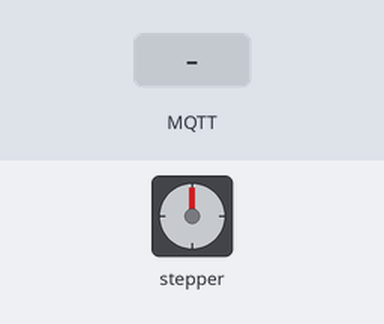
This sketch was run on a simulated ESP8266 (NodeMCU). On the bench: stepper motor. The inputs (shaded band) are chosen by the test bench. WiFi joins after 1.5 s; servers stay silent unless stated; random numbers use the default seed unless the sketch sets one; no MQTT or app messages arrive unless stated; stepper angles assume 200 steps per turn; what the sketch prints to the serial monitor is not drawn.

Above: at 2.7 s.
2.8 s: MQTT message "5" arrives on the first subscribed topic
At 2.95 s:
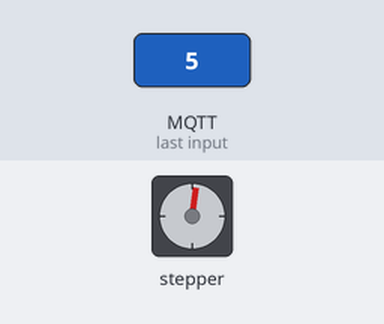
At 3.55 s:
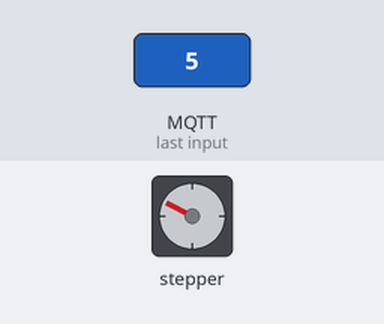
5.8 s: MQTT message "90" arrives on the first subscribed topic
At 6.25 s:
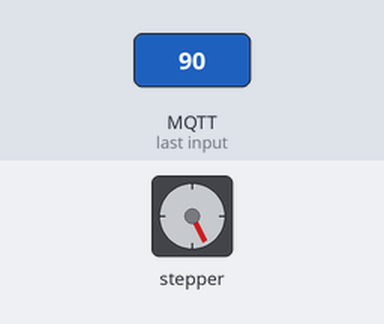
8.8 s: MQTT message "-" arrives on the first subscribed topic
Timing chart, 0 to 11.8 s (numbered marks = the images above; inputs shaded):
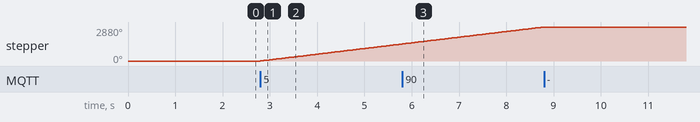

The sketch:

sketch_apr03b_wifi.ino
```cpp
#include <Stepper.h>
#include <ESP8266WiFi.h>
#include <PubSubClient.h>

const int STEPS_PER_ROTOR_REV = 200;
const int GEAR_REDUCTION = 64;
const float STEPS_PER_OUT_REV = 200;
const int stepsPerRevolution = 200;

String mqttuser =  "admin";                              // from CloudMQTT account data
String mqttpass =  "cthdth123";

Stepper steppermotor(STEPS_PER_OUT_REV,  5, 4, 14, 12);

const char* ssid = "4bc017";
const char* password = "cthdth123";
const char* mqtt_server = "192.168.0.11";

WiFiClient espClient;
PubSubClient client(espClient);
long lastMsg = 0;
char msg[50];
int value = 0;
String tmpTopic;
String strplayload;
bool start_on = false;

void setup_wifi() {
  delay(10);
  // We start by connecting to a WiFi network
  Serial.println();
  Serial.print("Connecting to ");
  Serial.println(ssid);

  WiFi.begin(ssid, password);
  while (WiFi.status() != WL_CONNECTED) {
    delay(500);
    Serial.print(".");
  }

  randomSeed(micros());
  Serial.println(WiFi.localIP());
}
void callback(char* topic, byte* payload, unsigned int length) {
  tmpTopic = String((char *)topic);
  payload[length] = '\0';
  strplayload  = String((char*)payload);
  int isint = 0;
  String inString = "";
  int older_circle = 0;
  //client.publish("curtain", "curtain get the older");

  for (int i = 1; i < strplayload.length(); i++)
  {
    if (strplayload[0] == '-') {
      inString += strplayload[i];
    }
    if (!isDigit(strplayload[i]))
    {
      isint = 1;
      break;
    }
  }
  if (isint == 0) {
    if (strplayload[0] == '-') {
      older_circle = inString.toInt();
      value = (-1) * older_circle;
      start_on = true;
    } else {
      older_circle = strplayload.toInt();
      value =  older_circle;
      start_on = true;
    }

  }
}


void reconnect() {
  // Loop until we're reconnected
  while (!client.connected()) {
    Serial.print("Attempting MQTT connection...");
    String clientId = "ESP8266Client-";
    clientId += String(random(0xffff), HEX);
    if (client.connect(clientId.c_str(), "admin", "cthdth123") ) {
      Serial.println("connected");

      client.publish("curtain", "init...");
      // ... and resubscribe
      client.subscribe("rotate");
    } else {
      Serial.print("failed, rc=");
      Serial.print(client.state());
      Serial.println(" try again in 5 seconds");
      // Wait 5 seconds before retrying
      delay(5000);
    }
  }
}

void stopen()
{
  digitalWrite(5, LOW);
  digitalWrite(4, LOW);
  digitalWrite(14, LOW);
  digitalWrite(12, LOW);
}

void setup() {
  Serial.begin(9600);
  setup_wifi();

  client.setServer(mqtt_server, 1883);

  client.setCallback(callback);
  steppermotor.setSpeed(80);
}

void loop()
{
  if (!client.connected()) {
    reconnect();
  }
  client.loop();

  if (start_on) {
    if (value > 0)
    {
      Serial.println(value);
      steppermotor.step(stepsPerRevolution);
      value --;
      //client.publish("curtain/status", "curtain runing");
    } else if (value < 0) {
      Serial.println(value);
      steppermotor.step(-1 * stepsPerRevolution);
      value ++;
      //client.publish("curtain/status", "curtain runing");
    }
    if (value == 0) {
      start_on = false;
    }

  }else{
    stopen();
  }
}
```

Measured:
- after the input at 2.8 s, stepper: keeps turning clockwise at about 483°/s, starting at once
